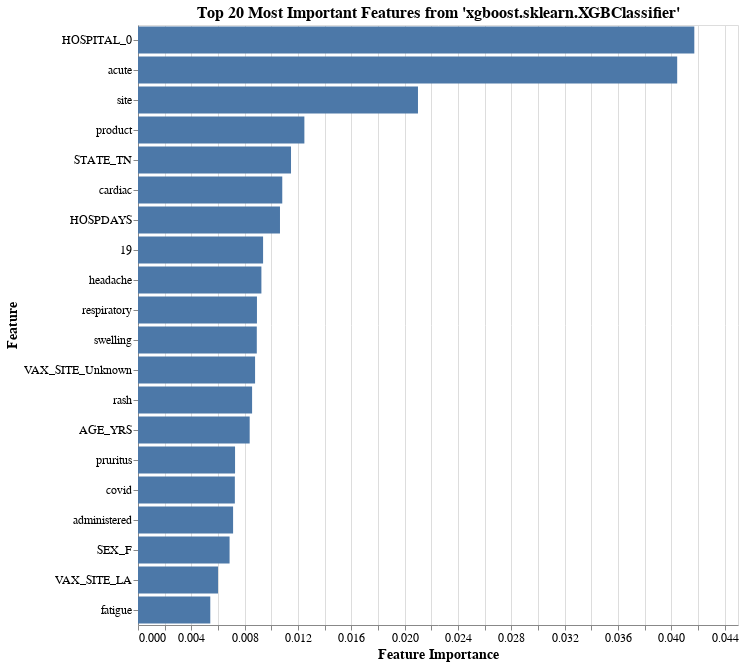

Write notebook code for a chart like this one.
### Code cell
N = 20
sorted_idx = np.argsort(feature_importances)[::-1][:N]
top_features = np.array(feature_names)[sorted_idx]
top_importances = feature_importances[sorted_idx]

df_features = pd.DataFrame({
    'Feature': top_features,
    'Importance': top_importances
})

alt.Chart(df_features).mark_bar().encode(
    x=alt.X('Importance:Q', title='Feature Importance'),
    y=alt.Y('Feature:N', sort='-x', title='Feature'),
    tooltip=['Feature:N', 'Importance:Q']
).properties(
    title=f'Top {N} Most Important Features from {model_name}',
    width=600,
    height=600
).configure_axis(
    labelFontSize=12,
    titleFontSize=14
).configure_title(
    fontSize=16
).interactive()

### Figure 1 — Vega-Lite specification as saved in the notebook (floating-point values rounded to 4 significant figures)
{"config": {"view": {"continuousWidth": 300, "continuousHeight": 300}, "axis": {"labelFontSize": 12, "titleFontSize": 14}, "title": {"fontSize": 16}}, "data": {"name": "data-19bedf8525e7ed177b7bb04f53f7bcb0"}, "mark": {"type": "bar"}, "encoding": {"tooltip": [{"field": "Feature", "type": "nominal"}, {"field": "Importance", "type": "quantitative"}], "x": {"field": "Importance", "title": "Feature Importance", "type": "quantitative"}, "y": {"field": "Feature", "sort": "-x", "title": "Feature", "type": "nominal"}}, "height": 600, "params": [{"name": "param_2", "select": {"type": "interval", "encodings": ["x", "y"]}, "bind": "scales"}], "title": "Top 20 Most Important Features from 'xgboost.sklearn.XGBClassifier'", "width": 600, "$schema": "https://vega.github.io/schema/vega-lite/v5.8.0.json", "datasets": {"data-19bedf8525e7ed177b7bb04f53f7bcb0": [{"Feature": "HOSPITAL_0", "Importance": 0.04172}, {"Feature": "acute", "Importance": 0.04044}, {"Feature": "site", "Importance": 0.021}, {"Feature": "product", "Importance": 0.01248}, {"Feature": "STATE_TN", "Importance": 0.01148}, {"Feature": "cardiac", "Importance": 0.01082}, {"Feature": "HOSPDAYS", "Importance": 0.01065}, {"Feature": "19", "Importance": 0.009381}, {"Feature": "headache", "Importance": 0.009255}, {"Feature": "respiratory", "Importance": 0.008922}, {"Feature": "swelling", "Importance": 0.00891}, {"Feature": "VAX_SITE_Unknown", "Importance": 0.00878}, {"Feature": "rash", "Importance": 0.008557}, {"Feature": "AGE_YRS", "Importance": 0.008376}, {"Feature": "pruritus", "Importance": 0.007279}, {"Feature": "covid", "Importance": 0.007264}, {"Feature": "administered", "Importance": 0.007132}, {"Feature": "SEX_F", "Importance": 0.006869}, {"Feature": "VAX_SITE_LA", "Importance": 0.006}, {"Feature": "fatigue", "Importance": 0.005422}]}}
